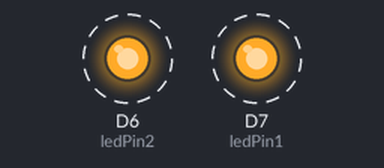
A sketch run on a simulated ESP8266 (NodeMCU). Shown: output pins drawn as LEDs (lit = HIGH). Dashed ring = blinking. What the sketch prints to the serial monitor is not drawn.

Above: at 0.5 s.
Timing chart, 0 to 4.6 s (numbered marks = the images above):
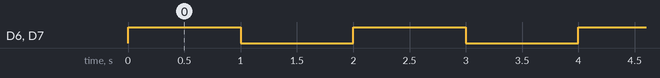

Measured:
- by itself, D6 (ledPin2), D7 (ledPin1): alternates HIGH for 1.0 s and LOW for 1.0 s

The sketch:

Test.ino
```cpp
const int ledPin1 = D7;
const int ledPin2 = D6;

int timeOn = 1000;
int timeOff = 1000;

void setup() {

  pinMode(ledPin1,OUTPUT);
  pinMode(ledPin2,OUTPUT);

  Serial.begin(9600);
  //Serial.print("LED On/Off ");
  //Serial.println(timeOn + timeOff);
}

void loop() {

  digitalWrite(ledPin1, HIGH);
  digitalWrite(ledPin2, HIGH);
  Serial.println(1);
  delay(timeOn);

  digitalWrite(ledPin1, LOW);
  digitalWrite(ledPin2, LOW);
  Serial.println(0);
  delay(timeOff);
}
```
